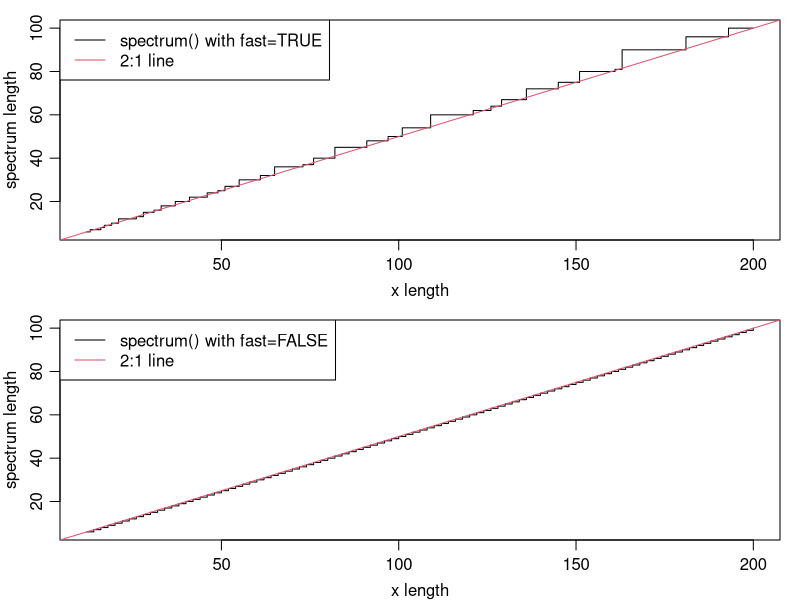

Here is the R script that generated this plot:
## ---- chunk 1
## below shows that spectrum() does some tricky things
par(mfrow=c(2, 1), mar=c(3, 3, 1, 1), mgp=c(2, 0.7, 0))
set.seed(123)
x <- 12:200
## fast=TRUE is the default
speclenT <- unlist(lapply(x, function(n) length(spec.pgram(rnorm(n),plot=FALSE,fast=TRUE)$freq)))
plot(x, speclenT, type="s", xlab="x length", ylab="spectrum length")
legend("topleft", lwd=par("lwd"), col=1:2, legend=c("spectrum() with fast=TRUE", "2:1 line"))
abline(0, 1/2, col=2)
speclenF <- unlist(lapply(x, function(n) length(spec.pgram(rnorm(n),plot=FALSE,fast=FALSE)$freq)))
plot(x, speclenF, type="s", xlab="x length", ylab="spectrum length")
legend("topleft", lwd=par("lwd"), col=1:2, legend=c("spectrum() with fast=FALSE", "2:1 line"))
abline(0, 1/2, col=2)
## ---- chunk 2
print(head(speclenT))
print(head(speclenF))
all.equal(speclenF, floor(x/2))
